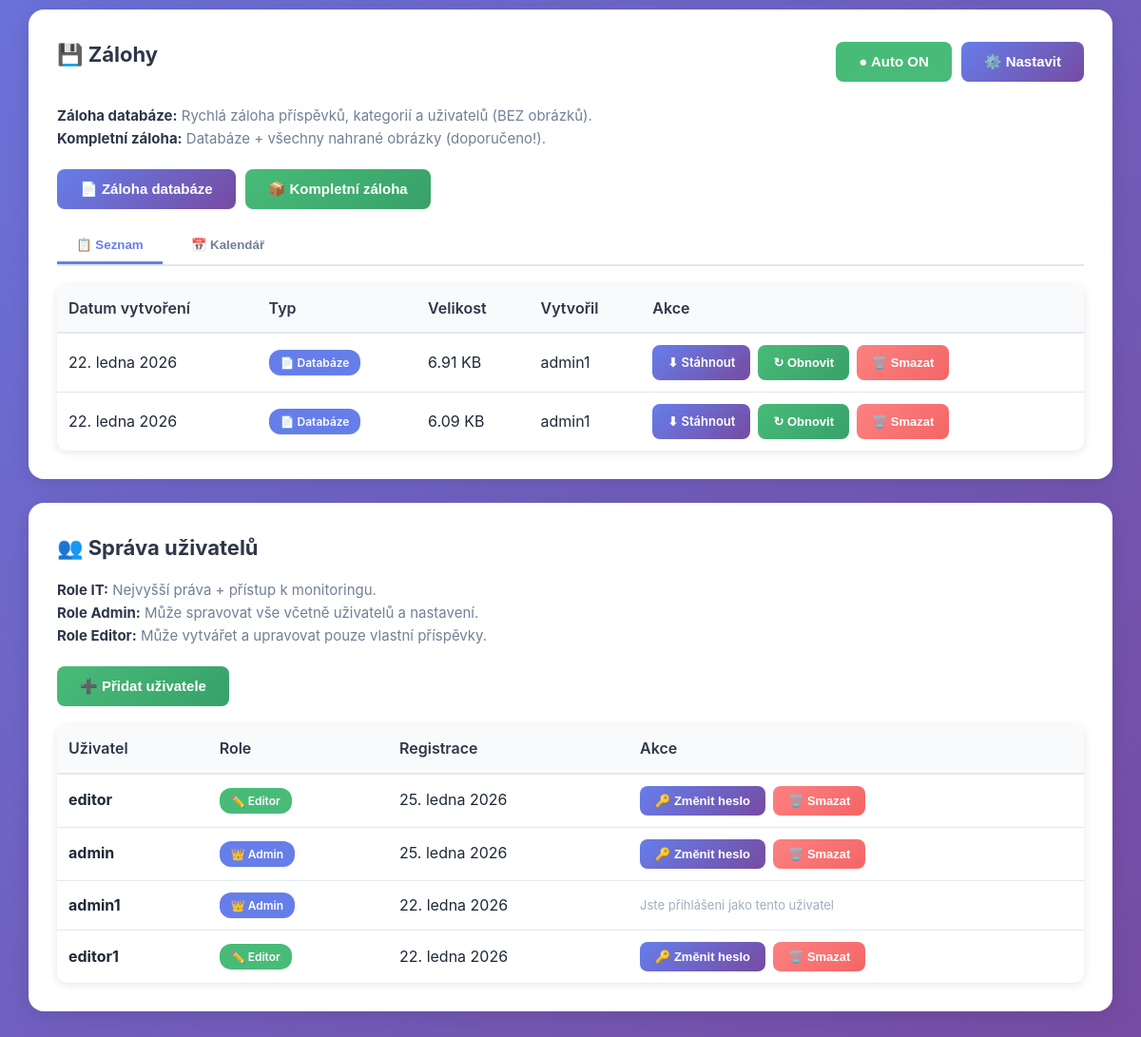
The app's page /admin/settings.php (signed in, lower part), older data.
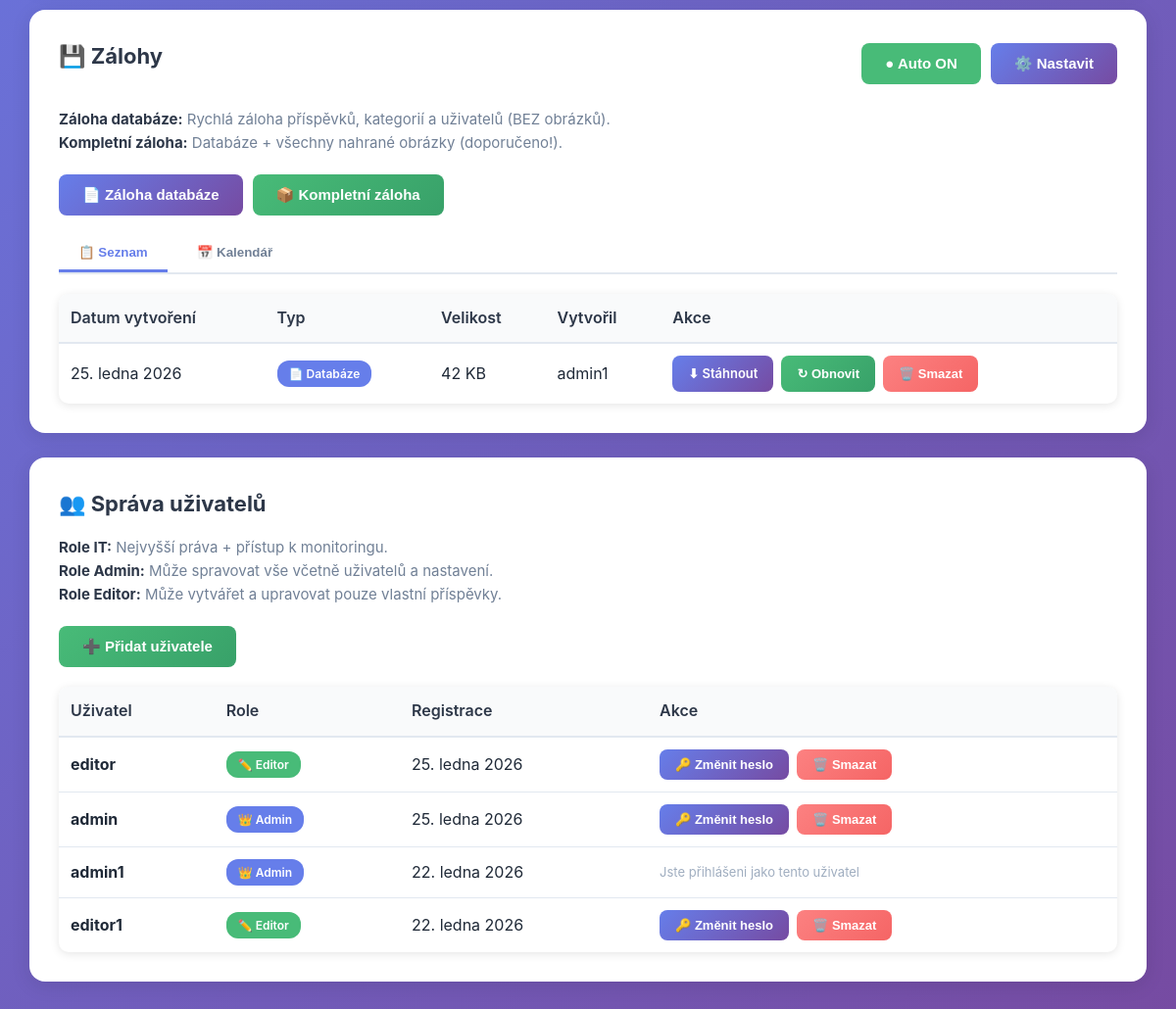
The same page, newer data.
### tables this page shows
CREATE TABLE `backups` (
  `id` int(11) NOT NULL AUTO_INCREMENT,
  `filename` varchar(255) NOT NULL,
  `filepath` varchar(255) NOT NULL,
  `size_bytes` bigint(20) DEFAULT NULL,
  `created_by` int(11) DEFAULT NULL,
  `created_at` timestamp NOT NULL DEFAULT CURRENT_TIMESTAMP,
  PRIMARY KEY (`id`),
  KEY `created_by` (`created_by`),
  KEY `idx_created` (`created_at`),
  CONSTRAINT `backups_ibfk_1` FOREIGN KEY (`created_by`) REFERENCES `users` (`id`) ON DELETE SET NULL
);

CREATE TABLE `users` (
  `id` int(11) NOT NULL AUTO_INCREMENT,
  `username` varchar(50) NOT NULL,
  `password` varchar(255) NOT NULL,
  `email` varchar(100) DEFAULT NULL,
  `role` enum('admin','editor') DEFAULT 'editor',
  `created_at` timestamp NOT NULL DEFAULT CURRENT_TIMESTAMP,
  `last_login` timestamp NULL DEFAULT NULL,
  PRIMARY KEY (`id`),
  UNIQUE KEY `username` (`username`),
  KEY `idx_username` (`username`)
);

### includes/database.class.php (called while the page is built, shortened)
<?php
class Database {
    private $connection;
    private $stmt;
    public function __construct() {
        $dsn = 'mysql:host=' . DB_HOST . ';dbname=' . DB_NAME . ';charset=' . DB_CHARSET;
        $options = [
            PDO::ATTR_ERRMODE => PDO::ERRMODE_EXCEPTION,
            PDO::ATTR_DEFAULT_FETCH_MODE => PDO::FETCH_ASSOC,
            PDO::ATTR_EMULATE_PREPARES => false,
            PDO::MYSQL_ATTR_INIT_COMMAND => "SET NAMES utf8mb4 COLLATE utf8mb4_unicode_ci"
        ];
        try {
            $this->connection = new PDO($dsn, DB_USER, DB_PASS, $options);
        } catch (PDOException $e) {
            $this->error = $e->getMessage();
            $this->logError('Database Connection', $e->getMessage());
            die('Chyba připojení k databázi. Zkontrolujte konfiguraci.');
        }
    }
    public function query($sql) {
    try {
        $this->stmt = $this->connection->prepare($sql);
        return $this;
    } catch (PDOException $e) {
        $this->logError('Query Prepare', $e->getMessage());
        $this->stmt = null;
        return $this;
    }
}
    public function bind($param, $value, $type = null) {
        if (is_null($type)) {
            switch (true) {
                case is_int($value):
                    $type = PDO::PARAM_INT;
                    break;
                default:
                    $type = PDO::PARAM_STR;
            }
        }
        $this->stmt->bindValue($param, $value, $type);
        return $this;
    }
    public function execute() {
        try {
            return $this->stmt->execute();
        } catch (PDOException $e) {
            $this->logError('Query Execute', $e->getMessage());
            return false;
        }
    }
    public function fetchAll() {
    $this->execute();
    return $this->stmt->fetchAll();
    }
    public function fetch() {
        $this->execute();
        return $this->stmt->fetch();
    }
}
?>

### includes/backup.class.php (called while the page is built, shortened)
<?php
class Backup {
    private $db;
    public function __construct() {
        global $db;
        $this->db = $db;
        $this->backupDir = BACKUPS_PATH;
    }
    public function listBackups() {
        $this->db->query(
            "SELECT b.*, u.username as created_by_name
             FROM backups b
             LEFT JOIN users u ON b.created_by = u.id
             ORDER BY b.created_at DESC"
        );
        return $this->db->fetchAll();
    }
}
?>

### config.php (called while the page is built, shortened)
<?php
require_once INCLUDES_PATH . 'database.class.php';
require_once INCLUDES_PATH . 'backup.class.php';
$db = new Database();
require_once INCLUDES_PATH . 'helpers.php';
?>

### includes/helpers.php (called while the page is built, shortened)
<?php
function formatDate($date, $format = 'j. n. Y') {
    $months = [
        1 => 'ledna', 2 => 'února', 3 => 'března', 4 => 'dubna',
        5 => 'května', 6 => 'června', 7 => 'července', 8 => 'srpna',
        9 => 'září', 10 => 'října', 11 => 'listopadu', 12 => 'prosince'
    ];
    $timestamp = is_numeric($date) ? $date : strtotime($date);
    $day = date('j', $timestamp);
    $month = $months[(int)date('n', $timestamp)];
    $year = date('Y', $timestamp);
    return "$day. $month $year";
}
function e($text) {
    return htmlspecialchars($text, ENT_QUOTES, 'UTF-8');
}
function formatBytes($bytes, $precision = 2) {
    $units = ['B', 'KB', 'MB', 'GB', 'TB'];
    for ($i = 0; $bytes > 1024 && $i < count($units) - 1; $i++) {
        $bytes /= 1024;
    }
    return round($bytes, $precision) . ' ' . $units[$i];
}
?>

### admin/settings.php (the view, shortened to what the changed rows need)
<?php
require_once '../config.php';
$backup = new Backup();
$backups = $backup->listBackups();
$db3 = new Database();
$db3->query("
    SELECT b.*,
           CASE
               WHEN b.created_by = 0 OR b.created_by IS NULL THEN 'Systém'
               ELSE u.username
           END as created_by_name
    FROM backups b
    LEFT JOIN users u ON b.created_by = u.id
    ORDER BY b.created_at DESC
");
$backups = $db3->fetchAll();
$db = new Database();
$db->query("SELECT id, username, role, created_at FROM users ORDER BY created_at DESC");
$users = $db->fetchAll();
$db->query("SELECT id, username, role FROM users WHERE id = :id");
$db->bind(':id', $_SESSION['user_id']);
$currentUser = $db->fetch();
?>
<!DOCTYPE html>
<html lang="cs">
<head>
    <link rel="stylesheet" href="<?= ASSETS_URL ?>css/admin.css">
</head>
<body>
    <div class="container">
<div class="card" id="backups">
    <div style="display: flex; justify-content: space-between; align-items: center; margin-bottom: 20px;">
        <h2>💾 Zálohy</h2>
    </div>
    <div id="backupListView">
        <?php if (empty($backups)): ?>
            <div class="empty-state">
                <div class="empty-state-icon">📭</div>
                <p>Zatím žádné zálohy</p>
            </div>
        <?php else:
            $page = isset($_GET['backup_page']) ? (int)$_GET['backup_page'] : 1;
            $perPage = 5;
            $offset = ($page - 1) * $perPage;
            $pagedBackups = array_slice($backups, $offset, $perPage);
        ?>
            <table class="table">
                <thead>
                    <tr>
                        <th>Datum vytvoření</th>
                        <th>Typ</th>
                        <th>Velikost</th>
                        <th>Vytvořil</th>
                        <th>Akce</th>
                    </tr>
                </thead>
                <tbody>
                    <?php foreach ($pagedBackups as $b): ?>
                        <tr <?= $b['last_restored_at'] ? 'style="background: #f0fff4;"' : '' ?>>
                            <td>
                                <?= formatDate($b['created_at']) ?>
                            </td>
                            <td>
                                <?php if (isset($b['type']) && $b['type'] === 'full'): ?>
                                    <span class="badge" style="background: #48bb78; color: white;">📦 Kompletní</span>
                                <?php else: ?>
                                    <span class="badge" style="background: #667eea; color: white;">📄 Databáze</span>
                                <?php endif; ?>
                            </td>
                            <td><?= formatBytes($b['size_bytes']) ?></td>
                            <td><?= e($b['created_by_name'] ?? 'Systém') ?></td>
                            <td>
                                <div class="table-actions">
                                    <a href="download_backup.php?id=<?= $b['id'] ?>" class="btn btn-primary btn-small">⬇ Stáhnout</a>
                                    <button onclick="openRestoreModal(<?= $b['id'] ?>, '<?= e($b['filename']) ?>', '<?= formatDate($b['created_at']) ?>')" class="btn btn-success btn-small">↻ Obnovit</button>
                                    <button onclick="openDeleteBackupModal(<?= $b['id'] ?>, '<?= e($b['filename']) ?>')" class="btn btn-danger btn-small">🗑️ Smazat</button>
                                </div>
                            </td>
                        </tr>
                    <?php endforeach; ?>
                </tbody>
            </table>
        <?php endif; ?>
    </div>
</div>
        <?php if ($currentUser['role'] === 'admin' || $currentUser['role'] === 'it'): ?>
        <div class="card">
            <h2>👥 Správa uživatelů</h2>
            <table class="table">
                <thead>
                    <tr>
                        <th>Uživatel</th>
                        <th>Role</th>
                        <th>Registrace</th>
                        <th>Akce</th>
                    </tr>
                </thead>
                <tbody>
                    <?php foreach ($users as $user): ?>
                        <tr>
                            <td><strong><?= e($user['username']) ?></strong></td>
                            <td>
                                <span class="badge badge-<?= $user['role'] ?>">
                                    <?php
                                    if ($user['role'] === 'it') {
                                        echo '🔧 IT';
                                    } elseif ($user['role'] === 'admin') {
                                        echo '👑 Admin';
                                    } else {
                                        echo '✏️ Editor';
                                    }
                                    ?>
                                </span>
                            </td>
                            <td><?= formatDate($user['created_at']) ?></td>
                            <td>
                                <div class="table-actions">
                                    <?php if ($user['id'] !== $_SESSION['user_id']): ?>
                                        <?php if ($user['role'] === 'it' && $currentUser['role'] !== 'it'): ?>
                                            <span style="color: #9f7aea; font-size: 13px;">🔒 IT účet - pouze IT může upravovat</span>
                                        <?php else: ?>
                                            <button onclick="openChangePasswordModal(<?= $user['id'] ?>, '<?= e($user['username']) ?>')" class="btn btn-primary btn-small">🔑 Změnit heslo</button>
                                            <button onclick="confirmDeleteUser(<?= $user['id'] ?>, '<?= e($user['username']) ?>')" class="btn btn-danger btn-small">🗑️ Smazat</button>
                                        <?php endif; ?>
                                    <?php else: ?>
                                        <span style="color: #a0aec0; font-size: 13px;">Jste přihlášeni jako tento uživatel</span>
                                    <?php endif; ?>
                                </div>
                            </td>
                        </tr>
                    <?php endforeach; ?>
                </tbody>
            </table>
        </div>
        <?php endif; ?>
    </div>
</body>
</html>

Row changes from the older to the newer data that the page shows:
removed backups: created_at "22. ledna 2026", size_bytes "6.91 KB", created_by.username "admin1"
removed backups: created_at "22. ledna 2026", size_bytes "6.09 KB", created_by.username "admin1"
added backups: created_at "25. ledna 2026", size_bytes "42 KB", created_by.username "admin1"
